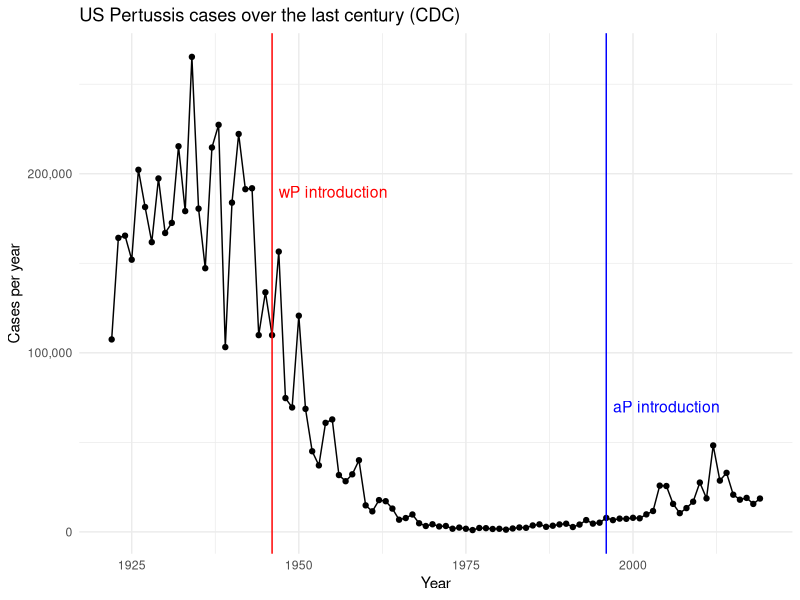

Recreate this plot in R. (Note: this script raises an error after producing the figure.)
## ---- chunk 1
cdc <- data.frame(
  year = c(1922L,
           1923L,1924L,1925L,1926L,1927L,1928L,
           1929L,1930L,1931L,1932L,1933L,1934L,1935L,
           1936L,1937L,1938L,1939L,1940L,1941L,
           1942L,1943L,1944L,1945L,1946L,1947L,1948L,
           1949L,1950L,1951L,1952L,1953L,1954L,
           1955L,1956L,1957L,1958L,1959L,1960L,
           1961L,1962L,1963L,1964L,1965L,1966L,1967L,
           1968L,1969L,1970L,1971L,1972L,1973L,
           1974L,1975L,1976L,1977L,1978L,1979L,1980L,
           1981L,1982L,1983L,1984L,1985L,1986L,
           1987L,1988L,1989L,1990L,1991L,1992L,1993L,
           1994L,1995L,1996L,1997L,1998L,1999L,
           2000L,2001L,2002L,2003L,2004L,2005L,
           2006L,2007L,2008L,2009L,2010L,2011L,2012L,
           2013L,2014L,2015L,2016L,2017L,2018L,
           2019L
           ),
  cases = c(107473,
           164191,165418,152003,202210,181411,
           161799,197371,166914,172559,215343,179135,
           265269,180518,147237,214652,227319,103188,
           183866,222202,191383,191890,109873,
           133792,109860,156517,74715,69479,120718,
           68687,45030,37129,60886,62786,31732,28295,
           32148,40005,14809,11468,17749,17135,
           13005,6799,7717,9718,4810,3285,4249,
           3036,3287,1759,2402,1738,1010,2177,2063,
           1623,1730,1248,1895,2463,2276,3589,
           4195,2823,3450,4157,4570,2719,4083,6586,
           4617,5137,7796,6564,7405,7298,7867,
           7580,9771,11647,25827,25616,15632,10454,
           13278,16858,27550,18719,48277,28639,
           32971,20762,17972,18975,15609,18617
           )
)
## ---- chunk 2
library(ggplot2)
## ---- chunk 3
p <- ggplot(cdc) +
      aes(x=year,
          y=cases) +
      geom_line() +
      geom_point() +
      labs(x="Year",
           y="Cases per year",
           title="US Pertussis cases over the last century (CDC)") +
      scale_y_continuous(labels=scales::label_comma()) +
  theme_minimal()
## ---- chunk 4
p + geom_vline(xintercept = 1946, color="red") + # intro of wP vax
  geom_vline(xintercept = 1996, color="blue") + # intro of aP vax
  annotate("text", x=1947, y=190000, label="wP introduction", size=4, hjust=0, color="red") +
  annotate("text", x=1997, y=70000, label="aP introduction", size=4, hjust=0, color="blue")
## ---- chunk 5
library(jsonlite)

subject <- read_json("https://www.cmi-pb.org/api/subject", simplifyVector = T)
head(subject)
## ---- chunk 6
table(subject$infancy_vac)
## ---- chunk 7
table(subject$biological_sex)
## ---- chunk 8
table(subject$biological_sex, subject$race)
## ---- chunk 9
specimen <- read_json("http://cmi-pb.org/api/specimen", simplifyVector = T)
head(specimen)
## ---- chunk 10
#| message: false
library(dplyr)
## ---- chunk 11
meta <- inner_join(specimen, subject)
dim(meta)
head(meta)
## ---- chunk 12
titer <- read_json("http://cmi-pb.org/api/ab_titer", simplifyVector = T)
head(titer)
## ---- chunk 13
abdata <- inner_join(meta, titer)
dim(meta)
head(meta)
## ---- chunk 14
table(abdata$isotype)
## ---- chunk 15
table(abdata$visit, abdata$isotype)
## ---- chunk 16
length(unique(abdata$antigen))
table(abdata$antigen)
## ---- chunk 17
ig1 <- abdata %>% filter(isotype == "IgG1", visit!=8)
head(ig1)
## ---- chunk 18
library(ggridges)
## ---- chunk 19
ggplot(ig1) +
  aes(MFI, antigen) +
  geom_boxplot(alpha=0.4) + 
  facet_wrap(vars(visit), nrow=2) +
  theme(
    axis.text.x = element_text(angle=45, hjust=1)
  )
## ---- chunk 20
ggplot(ig1) +
  aes(MFI, antigen, col=infancy_vac) +
  geom_density_ridges2(alpha=0.4) + 
  facet_wrap(vars(visit), nrow=2) +
  theme(
    axis.text.x = element_text(angle=45, hjust=1)
  )
## ---- chunk 21
ggplot(ig1) +
  aes(MFI, antigen, col=infancy_vac ) +
  geom_boxplot(show.legend = FALSE) + 
  facet_wrap(vars(infancy_vac, visit), nrow=2) +
  theme(
    axis.text.x = element_text(angle=45, hjust=1)
  )
## ---- chunk 22
filter(ig1, antigen=="Measles") %>%
  ggplot() +
  aes(MFI, col=infancy_vac) +
  geom_boxplot(show.legend = T) +
  facet_wrap(vars(visit)) +
  theme(
    axis.text.x = element_text(angle=45, hjust=1)
  ) +
  labs(title="Measles")

filter(ig1, antigen=="FIM2/3") %>%
  ggplot() +
  aes(MFI, col=infancy_vac) +
  geom_boxplot(show.legend = T) +
  facet_wrap(vars(visit)) +
  theme(
    axis.text.x = element_text(angle=45, hjust=1)
  ) +
  labs(title="FIM2/3")
## ---- chunk 23
url <- "https://www.cmi-pb.org/api/v2/rnaseq?versioned_ensembl_gene_id=eq.ENSG00000211896.7"
rna <- read_json(url, simplifyVector = T)
head(rna)
## ---- chunk 24
ssrna <- inner_join(rna, meta)
head(ssrna)
## ---- chunk 25
ggplot(ssrna) +
  aes(visit, tpm, group=subject_id) +
  geom_point() +
  geom_line(alpha=0.2)
## ---- chunk 26
ggplot(ssrna) +
  aes(tpm, col=infancy_vac) +
  geom_boxplot() +
  facet_wrap(vars(visit)) +
  labs(title="RNA expression by vaccine type and visit")
## ---- chunk 27
ssrna %>%  
  filter(visit==4) %>% 
  ggplot() +
    aes(tpm, col=infancy_vac) + geom_density() + 
    geom_rug() +
  labs(title="RNA-expression at visit 4")
